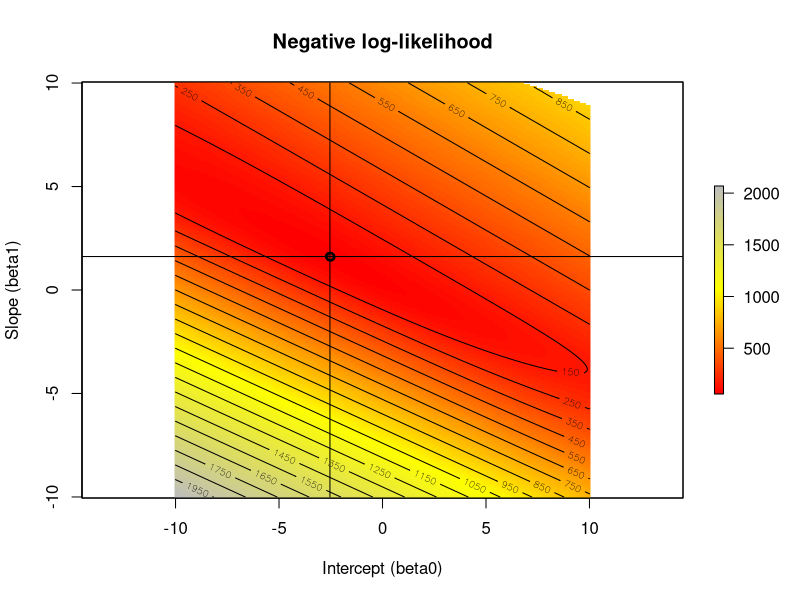

This chart was generated by the following R code: (Note: this script raises an error after producing the figure.)
## Chapter 2 Kery
## WHAT ARE HIERARCHICAL MODELS AND HOW DO WE ANALYZE THEM?

## **********************************************************
## 2.1 Introduction
## **********************************************************

## Hierarchical model <- set of models that are conditionally related.

## Probability distribution of one random variable depends on the other random 
## variable. Models contain one component for the observations and one or more 
## components that describe the variables or outcomes of ecological process.

## **********************************************************
## 2.2 Random Variables, Probability Density Functions, Statistical Models, Probability, and Statistical Inference
## **********************************************************

## random variables <- variables for which possible values are governed by
## probability distributions.

## Two types of probability distributions:
## probability density function(pdf) for continuous variables
## probability mass function (pmf) for discrete variables
## They depend on one or more quatities called parameters

## Example of a PMf (counts of observed peregrine falcons)
## y = {0,1,2,3,4,5}, N = 5, p = 0.2
## Probability that we detect a falcon 0-5 times
dbinom(0:5, size = 5, prob = 0.2)

## Example of a PDF (height of adult males)
## mean = 190 cm, standard dev = 10 cm
##Proportion of the population shorter than 200cm
pnorm(200, mean = 190, sd = 10)
# Expected proportion of males with height between 180-200
pnorm(200, mean = 190, sd = 10)- pnorm(180, mean = 190, sd = 10)

## Statistical model <- observed response is treated as a random variable with
## an assume probability distribution (pdf) and this response can be predicted in
## average but there is variability that is often caused by other variables(covariates). 

## Joint probability distribution

## Probability of simultaneously observing all unique combinations of Y and X. 
## Written as [Y = y, X = x]
## Example: 
## Sets up the observations
Y <- 0:5 #Possible values of Y (# surveys with peregrine sightings)
X <- 0:5 #Possible values of X (# fledged young)
p <- plogis(-1.2 + 2*X) # p as function of X
round(p, 2)
# Joint distribution [Y, X]
lambda <- 0.4
joint <- matrix(NA, length(Y), length(X))
rownames(joint) <- paste("y=", Y, sep="")
colnames(joint) <- paste("x=", X, sep="")
for(i in 1:length(Y)) {
  joint[,i] <- dbinom(Y, 5, p[i]) * dpois(X[i], lambda)
}
round(joint, 3)

## Marginal probability distribution

## For a variable Y its distribution averaged over all possible values of X. 
## If X is discrete we do the averaging, if X is continuous we integrate over 
## the range of X
## Example:
margX <- colSums(joint)
round(margX, 4)

margY <- rowSums(joint)
round(margY, 4)

## Conditional probability distribution
## Explicit description of the relationship between one random variables and another.
## Example:
YgivenX <- joint / matrix(margX, nrow(joint), ncol(joint), byrow=TRUE)
round(YgivenX, 2)

## **********************************************************
## 2.3 Hierarchical Models (HMs)
## **********************************************************


## Occupancy model for species distributions
## See page 11
## N-mixture models- used for animal abundance
## See page 12

## **********************************************************
## 2.4 Classical Inference Based on Likelihood
## **********************************************************

## "Statistical inference for any system is based on the conceptual view that data we observe (or may
## potentially observe) are outcomes of random variables having a distribution with parameters that we
## would like to learn about from data."

## Example:
# Simulate a covariate called vegHt for 100 sites
set.seed(2014) # Set seed so we all get the same values of vegHt
M <- 100 # Number of sites surveyed
vegHt <- runif(M, 1, 3) # uniform from 1 to 3

# Suppose that occupancy probability increases with vegHt
# The relationship is described by an intercept of -3 and
# a slope parameter of 2 on the logit scale
beta0 <- -3
beta1 <- 2
psi <- plogis(beta0 + beta1*vegHt) # apply inverse logit
# Now we go to 100 sites and observe presence or absence
z <- rbinom(M, 1, psi)

# Definition of negative log-likelihood.
negLogLike <- function(beta, y, x) {
  beta0 <- beta[1]
  beta1 <- beta[2]
  psi <- plogis(beta0 + beta1*x)
  likelihood <- psi^y * (1-psi)^(1-y) # same as next line:
  # likelihood <- dbinom(y, 1, psi)
  return(-sum(log(likelihood)))
}
# Look at (negative) log-likelihood for 2 parameter sets
negLogLike(c(0,0), y=z, x=vegHt)
negLogLike(c(-3,2), y=z, x=vegHt) # Lower is better!
# Let's minimize it formally by function minimisation
starting.values <- c(beta0=0, beta1=0)
opt.out <- optim(starting.values, negLogLike, y=z, x=vegHt, hessian=TRUE)
(mles <- opt.out$par) # MLEs are pretty close to truth

# Alternative 1: Brute-force grid search for MLEs
mat <- as.matrix(expand.grid(seq(-10,10,0.1), seq(-10,10,0.1)))
# above: Can vary resolution (e.g., from 0.1 to 0.01)
nll <- array(NA, dim = nrow(mat))
for (i in 1:nrow(mat)){
  nll[i] <- negLogLike(mat[i,], y = z, x = vegHt)
}
which(nll == min(nll))
mat[which(nll == min(nll)),]
# Produce a likelihood surface, shown in Fig. 2-2.
library(raster)
r <- rasterFromXYZ(data.frame(x = mat[,1], y = mat[,2], z = nll))
mapPalette <- colorRampPalette(rev(c("grey", "yellow", "red")))

plot(r, col = mapPalette(100), main = "Negative log-likelihood",
     xlab = "Intercept (beta0)", ylab = "Slope (beta1)")
contour(r, add = TRUE, levels = seq(50, 2000, 100))
# Alternative 2: Use canned R function glm as a shortcut
(fm <- glm(z ~ vegHt, family = binomial)$coef)
# Add 3 sets of MLEs into plot
# 1. Add MLE from function minimisation
points(mles[1], mles[2], pch = 1, lwd = 2)
abline(mles[2],0) # Put a line through the Slope value
lines(c(mles[1],mles[1]),c(-10,10))
# 2. Add MLE from grid search
points(mat[which(nll == min(nll)),1], mat[which(nll == min(nll)),2],
       pch = 1, lwd = 2)
# 3. Add MLE from glm function
points(fm[1], fm[2], pch = 1, lwd = 2)

Vc <- solve(opt.out$hessian) # Get variance-covariance matrix
ASE <- sqrt(diag(Vc)) # Extract asymptotic SEs
print(ASE)
# Compare to SEs reported by glm() function (output thinned)
summary(glm(z ~ vegHt, family = binomial))


## Bootstrapping
nboot<-1000 #Obtain1000bootstrapsamples
boot.out<-matrix(NA,nrow=nboot,ncol=3)
dimnames(boot.out)<-list(NULL,c("beta0","beta1","psi.bar"))
for(i in 1:1000){
  #Simulatedata
  psi<-plogis(mles[1]+mles[2]*vegHt)
  z<-rbinom(M,1,psi)
  #Fitmodel
  tmp<-optim(mles,negLogLike,y=z,x=vegHt,hessian=TRUE)$par
  psi.mean<-plogis(tmp[1]+tmp[2]*mean(vegHt))
  boot.out[i,]<-c(tmp,psi.mean)
}
SE.boot<-sqrt(apply(boot.out,2,var)) #GetbootstrapSE
names(SE.boot)<-c("beta0","beta1","psi.bar")
apply(boot.out,2,quantile,c(0.025,0.975))

SE.boot

## Discrete Random effects
set.seed(2014)
M <- 100
vegHt <- runif(M, 1, 3)
# number of sites
# uniform from 1 to 3
psi <- plogis(beta0 + beta1 * vegHt) # occupancy probability
z <- rbinom(M, 1, psi)
p <- 0.6
J <- 3
y <-rbinom(M, J, p*z)
# Define negative log-likelihood.
# realised presence/absence
# detection probability
# sample each site 3 times
# observed detection frequency
negLogLikeocc <- function(beta, y, x, J) {
  beta0 <- beta[1]
  beta1 <- beta[2]
  p <- plogis(beta[3])
  psi <- plogis(beta0 + beta1*x)
  marg.likelihood <- dbinom(y, J, p)*psi + ifelse(y==0,1,0)*(1-psi)
  return(-sum(log(marg.likelihood)))
}
starting.values <- c(beta0=0, beta1=0,logitp=0)
(opt.out <- optim(starting.values, negLogLikeocc, y=y, x=vegHt,J=J,
                  hessian=TRUE))
## To optain standard errors
sqrt(diag(solve(opt.out$hessian)))

## Continuous Latent Variable (random effect)
marg <- rep(NA, J+1)
for(j in 0:J){
  marg[j+1] <- integrate(
    function(x){
      dbinom(j, J, plogis(x)) * dnorm(x, mu, sigma)},
    lower=-Inf,upper=Inf)$value
  }

#nx[encounter frequencies, number inds. encountered 1, 2, ..., 14 times
nx <- c(34, 16, 10, 4, 2, 2, 0, 0, 0, 0, 0, 0, 0, 0)
nind <- sum(nx)
# Number of individuals observed
J <- 14
# Number of sample occasions
# Model Mh likelihood
Mhlik <- function(parms){
  mu <- parms[1]
  sigma <- exp(parms[2])
  # n0 = number of UNobserved individuals: N = nind + n0
  n0 <- exp(parms[3])
  # Compute the marginal probabilities for each possible value j[0,..,14
  marg <- rep(NA,J+1)
  }
  
# The negative log likelihood involves combinatorial terms computed
# using lgamma()-1*(lgamma(n0 + nind + 1)- lgamma(n0 + 1) + sum(c(n0, nx) * log(marg)))

(tmp <- nlm(Mhlik, c(-1, 0, log(10)), hessian=TRUE))

(SE <- sqrt( (exp(tmp$estimate[3])^2)* diag(solve(tmp$hessian))[3] ) )

## **********************************************************
## 2.5 Bayesian Inference
## **********************************************************

## In Bayesian inference, we use probability directly to characterize
## uncertainty about parameters whereas in classical inference probability is used to characterize operating
## properties of statistical procedures.

## Bayesian inference is characterized by two features: 
## 1) posterior inference
## 2) regarding all parameters as realizations of random variables

## Bayes rule 
## [z|y] = [y|z][z]\[y]
## posterior = likelihood*prior/marginalization

## [z|y] = conditional probability distribution of z given y (the probability of z being true given y)
## [y|z] = conditional probability distribution of y given z (the probability of y being true given z)
## [z] = marginal distribution of z (the probability of z being true)
## [y] = marginal distribution of y (the probability of y being true)

## we can think of this as a way of updating our prior knowledge about an unknown
## quantity (expressed by [z]) with information obtained from the data ([y|z]).

## for example, in occupancy modeling terms:
## Pr(present|not detected) = Pr(not detected|present)*Pr(present) \ Pr(not detected)
## the probability a species is present given the absense of detection (the posterior)
## equals the probability that a species is not detected given being present (the likelihood)
## multiplied by the probability that a species is present (the prior)
## divided by the probability that a species is not detected (marginalization)

## another example in our modeling context:
## [model|data] = [data|model][model] \ [data]

## Regarding choosing priors:
## majority of time, chosen to express a lack of specific information to 'let the data speak'
## however can be chosen based on information from a comparable previous study, i.e. sequentially across years
## informative priors can be useful if you have a parameter that is technically undefinable
## according to Kery: we generally recommend the use of priors that are meant to reflect a lack of information

## TODO QUESTION: For our lab's modeling approach, what type of priors do we typically use?

## **********************************************************
## 2.6 Basic Markov Chain Monte Carlo (MCMC)
## **********************************************************

## a class of methods for drawing random samples (i.e., simulating) from the target posterior distribution (or any distribution for that matter).

## any particular MCMC algorithm needs to run for some number of iterations before the
## Markov chain “converges” to the target posterior distribution. Samples from this early, transitional
## period, called the “burn-in” or “warm-up,” are discarded and not used in characterizing posterior
## summaries.

## 2.6.2 ILLUSTRATION: USING MH FOR A BINOMIAL MODEL
# Simulate data
set.seed(2016)
y <- rbinom(2, size=10, p = 0.5)
# Define the joint distribution ([ likelihood) which we will maximize
jointdis <- function(data, J, p){
  prod(dbinom(data, size=J, p=p))
}
# Posterior is proportional to likelihood times prior
posterior <- function(p, data, J, a, b){
  prod(dbinom(data, size=J, p=p)) * dbeta(p, a, b)
}

# Do 100,000 MCMC iterations using Metropolis algorithm
# Assume vague prior which is beta(1,1) [ Unif(0,1)
mcmc.iters <- 100000
out <- rep(NA, mcmc.iters)

# Starting value
p <- 0.2
# Begin the MCMC loop
for(i in 1:mcmc.iters){
  # Use a uniform candidate generator (not efficient)
  p.cand <- runif(1, 0, 1)
  # Alternative: random walk proposal
  # p.cand <- rnorm(1, p, 0.05) # Need to reject if > 1 or < 0
  # if(p.cand < 0 | p.cand > 1 ) next
  r <- posterior(p=p.cand, y, J=10, a=1, b=1) / posterior(p=p, y, J=10, a=1, b=1)
  # Generate a uniform r.v. and compare with "r", this imposes the
  # correct probability of acceptance
  if(runif(1) < r)
    p <- p.cand
  # Save the current value of p
  out[i] <- p
}

mean(out)

sd(out)

quantile(out, c(0.025, 0.975))

# Evaluate likelihood for a grid of values of p
p.grid <- seq(0.1, 0.9, , 200)
likelihood <- rep(NA, 200)
for(i in 1:200){
  likelihood[i] <- jointdis(y, J=10, p=p.grid[i])
}

par(mfrow=c(2,1), mar = c(5,5,3,2))
plot(p.grid, likelihood, xlab="", ylab="Likelihood", xlim=c(0,1), ty = "l", main =
       "Likelihood function")
p.hat <- p.grid[likelihood == max(likelihood)]
abline(v = p.hat)
text(p.hat, 0.005, paste("MLE = ", round(p.hat, 3), sep= ""))
plot(density(out), xlim=c(0,1), main = "Posterior distribution", xlab = "p",
     ylab = "Posterior")
p.mean <- mean(out)
abline(v = p.mean)
text(p.mean, 0.5, paste("Post. mean = ", round(p.mean, 3),sep=" "))

## 2.6.3 METROPOLIS ALGORITHM FOR MULTIPARAMETER MODELS

log.posterior <- function(beta0, beta1, z, vegHt){
  # Note: "z" and "vegHt" must be input
  loglike <- -1 * negLogLike(c(beta0, beta1), z, vegHt)
  logprior <- dnorm(c(beta0, beta1), 0, 10, log=TRUE)
  return(loglike + logprior[1] + logprior[2])
}

niter <- 50000
out <- matrix(NA, niter, 2, dimnames = list(NULL, c("beta0", "beta1")))
# Initialize parameters
beta0 <- rnorm(1)
beta1 <- rnorm(1)
# Current value of the log(posterior)
logpost.curr <- log.posterior(beta0, beta1, z, vegHt)
# Run MCMC algorithm
for(i in 1:niter){
  if(i %% 1000 == 0) # report progress
    cat("iter", i, "yn")
  # Update intercept (beta0)
  # Propose candidate values of beta
  # If the proposal was not symmetric, would be Metrop-*Hastings*
  beta0.cand <- rnorm(1, beta0, 0.3) # 0.3 is tuning parameter
  # Evaluate the log(posterior)
  logpost.cand <- log.posterior(beta0.cand, beta1, z, vegHt)
  # Compute Metropolis acceptance probability, r
  r <- exp(logpost.cand - logpost.curr)
  # Keep candidate if it meets criterion (u < r)
  if(runif(1) < r){
    beta0 <- beta0.cand
    logpost.curr <- logpost.cand
  }
  # Update slope (beta1)
  beta1.cand <- rnorm(1, beta1, 0.3) # 0.3 is tuning parameter
  # Evaluate the log(posterior)
  logpost.cand <- log.posterior(beta0, beta1.cand, z, vegHt)
  # Compute Metropolis acceptance probability
  r <- exp(logpost.cand - logpost.curr)
  # Keep candidate if it meets criterion (u < r)
  if(runif(1) < r){
    beta1 <- beta1.cand
    logpost.curr <- logpost.cand
  }
  out[i,] <- c(beta0, beta1) # Save samples for iteration
}
# Plot
layout(rbind(c(1,1),
             c(2,2),
             c(3,4)), respect = T) # <- play with these settings
par(oma=c(0,0,0,0),mar=c(5,4,1,1))
plot(out[,1], type="l", xlab="Iteration", ylab="beta0")
plot(out[,2], type="l", xlab="Iteration", ylab="beta1")
plot(density(out[,1]), xlab="beta0", main="")
plot(density(out[,2]), xlab="beta1", main="")

## 2.6.7 BAYESIAN ANALYSIS OF HMs
psi <- plogis(-3 + 2*vegHt) # occupancy probability
z <- rbinom(M, 1, psi) # realised presence/absence
p <- 0.6 # detection probability
J <- 3 # sample each site 3 times
y <-rbinom(M, J, p*z) # observed detection frequency
# Number of MCMC iterations to to
niter <- 50000
# Matrix to hold the simulated values
out <- matrix(NA, niter, 3, dimnames = list(NULL, c("beta0", "beta1", "p")))
# Initialize parameters, likelihood, and priors
starting.values <- c(beta0=0, beta1=0)
beta0 <- starting.values[1]
beta1 <- starting.values[2]
z <-ifelse(y>0, 1, 0)
p <- 0.2

# NOTE: using logistic reg. likelihood function here (defined previously)
loglike <- -1*negLogLike(c(beta0, beta1), z, vegHt)
logprior <- dnorm(c(beta0, beta1), 0, 10, log=TRUE)
# Run MCMC algorithm
for(i in 1:niter) {
  if(i %% 1000 ==0 ) # report progress
    cat("iter", i, "yn")
  # PART 1 of algorithm -- same as before
  # Update intercept (beta0)
  # propose candidate values of beta
  beta0.cand <- rnorm(1, beta0, 0.3) # 0.3 is tuning parameter
  # evaluate likelihood and priors for candidates
  loglike.cand <- -1*negLogLike(c(beta0.cand, beta1), z, vegHt)
  logprior.cand <- dnorm(beta0.cand, 0, 10, log=TRUE)
  # Compute Metropolis acceptance probability (r)
  r <- exp((loglike.cand+logprior.cand) - (loglike + logprior[1]))
  # Keep candidate if it meets the criterion
  if(runif(1) < r){
    beta0 <- beta0.cand
    loglike <- loglike.cand
    logprior[1] <- logprior.cand
  }
  # Update slope (beta1)
  beta1.cand <- rnorm(1, beta1, 0.3) # 0.3 is tuning parameter
  # evaluate likelihood and priors for candidates
  loglike.cand <- -1*negLogLike(c(beta0,beta1.cand), z, vegHt)
  logprior.cand <- dnorm(beta1.cand, 0, 10, log=TRUE)
  # Compute Metropolis acceptance probability r
  r <- exp((loglike.cand+logprior.cand) - (loglike + logprior[2]))
  # Keep the candidates if they meet the criterion
  if(runif(1) < r) {
    beta1 <- beta1.cand
    loglike <- loglike.cand
    logprior[2] <- logprior.cand
  }
  # Part 2 of the algorithm
  # update z. Note we only need to update z if y=0.
  # The full conditional has known form
  psi <- plogis(beta0 + beta1 * vegHt)
  psi.cond <- dbinom(0,J,p) * psi /(dbinom(0, J, p) * psi + (1-psi))
  z[y==0] <- rbinom(sum(y==0), 1, psi.cond[y==0])
  loglike <- -1 * negLogLike(c(beta0, beta1), z, vegHt)
  
  # Part 3: update p
  ## The commented code will update p using Metropolis
  ## loglike.p <- sum(log(dbinom(y[z==1],J,p)))
  ## p.cand <- runif(1, 0, 1)
  ## loglike.p.cand <- sum(log(dbinom(y[z==1], J, p.cand)))
  ## if(runif(1) < exp(loglike.p.cand-loglike.p))
  ## p <- p.cand
  ## This bit draws p directly from its full conditional
  p <- rbeta(1, 1+ sum(y), sum(z)*J +1 - sum(y) )
  # Save MCMC samples
  out[i,] <- c(beta0,beta1,p)
}
# Plot bivariate representation of joint posterior
pairs(out)
# Trace/history plots for each parameter (Fig. 2.8)
op <- par(mfrow=c(2,1))
plot(out[,1], type="l", xlab="Iteration", ylab="beta0")
abline(h = mean(out[,1]), col = "blue", lwd = 2)
abline(h = -3, col = "red", lwd = 2)
plot(out[,2], type="l", xlab="Iteration", ylab="beta1")
abline(h = mean(out[,2]), col = "blue", lwd = 2)
abline(h = 2, col = "red", lwd = 2)


## **********************************************************
## 2.7 Model Selection and Averaging
## **********************************************************

## after choosing a class of models and figuring out how to fit them, next problem is choosing
## among several or many different models within the class, or combining the estimates from several
## different models (“model averaging”)

## 1. Model selection by AIC

## maximizes “short-term predictive success”; i.e., it can
## be expected to select models that would best predict a similar data set as the one at hand

## Models with small values of AIC are preferred

## In applications that involve model selection based on AIC, it is typical to
## order models by AIC and produce AIC weights, which are exponentiated differences between the
## AIC value (or AICc value) for a model and that of the best model.

## Strengths:
## automatic whenever we can compute the marginal likelihood, and it produces weights that can be 
## used directly for model-averaging predictions or parameters that have a consistent interpretation
## across models

## Weaknesses:
## not always clear what the effective sample size n should be in the calculation of AICc: i.e., is 
## it the number of sites (most relevant for selecting structure for the occupancy part of the 
## model) or the total number of samples (sites * replicates; most relevant for the detection part 
## of the model).

## 2. Model selection by DIC (deviance information criterion)

## Bayesian metric for model selection, analogous to AIC (in its application), called the deviance 
## information criterion (DIC)

## The DIC is widely used although its use has been called into question by several authors.

## 3. Bayesian model averaging with indicator variables 
## especially useful for producing model-averaged
## predictions of latent variables because the MCMC output for a variable represents a posterior
## sample from all possible models in the set defined by combinations of the w variables



## **********************************************************
## 2.8 Assessment of Model Fit
## **********************************************************

## We define “fit” as follows: Do our data resemble, in some precisely defined manner, realizations 
## from the model?

## if we simulate data under the model in question, are simulated realizations consistent with 
## (“similar to”) the data set that we actually have?

## In classical inference, we will almost always use parametric bootstrapping, in which we simulate 
## data sets using the MLE of the model parameters and then fit the model to each simulated data set.
## For each simulated data set and fit we compute the value of a fit statistic and compare the value
## of the fit statistic for observed data with the distribution of that computed from the simulated 
## data sets (this is called the “bootstrap distribution”).

## In Bayesian analysis, we adopt the Bayesian p-value approach that has a similar feel to the 
## bootstrap, in the sense that we compare the values of a fit statistic for simulated data sets 
## with that computed for the data set at hand.

## To evaluate GoF in Bayesian analyses, we will typically use the Bayesian p-value as a summary of 
## a posterior predictive check

## Bayesian p-value is simply the posterior probability Pr(T(ynew) > T(y)), which should be close
## to 0.5 for a good modeldone that fits in the sense that the observed data set is consistent with realizations
## simulated under the model being fitted to the observed data. In practice we judge “close to
## 0.5” as being “not too close to 0 or 1” which admittedly is somewhat subjective.


## 2.8.1 PARAMETRIC BOOTSTRAPPING EXAMPLE
sim.data <- function(beta0 = -3, beta1 = 2, p = 0.6, x=NULL){
  # Function allows input of covariate "x", or simulates new
  
  M <- 100
  if(is.null(x))
    vegHt <- runif(M, 1, 3) # uniform from 1 to 3
  
  # Suppose that occupancy probability increases with vegHt
  # The relationship is described (default) by an intercept of -3 and
  #    a slope parameter of 2 on the logit scale
  # plogis is the inverse-logit (constrains us back to the [0-1] scale)
  psi <- plogis(beta0 + beta1*vegHt)
  
  # Now we simulated true presence/absence for 100 sites
  z <- rbinom(M, 1, psi)
  
  # Now generate observations
  J <- 3 # sample each site 3 times
  y <- rbinom(M,J,p*z)
  
  list(y=y, J=J, vegHt=vegHt)
}

# This is the negative log-likelihood based on the marginal distribution
# of y. It is the pmf of a zero-inflated binomial random variable.
#
negLogLikeocc <- function(beta, y, x, J) {
  beta0 <- beta[1]
  beta1 <- beta[2]
  p<- plogis(beta[3])
  psi <- plogis(beta0 + beta1*x)
  marg.likelihood <- dbinom(y, J, p) * psi + ifelse(y==0, 1, 0) * (1-psi)
  return(-sum(log(marg.likelihood)))
}

data <- sim.data()        # Generate a data set

# Let's minimize it
starting.values <- c(beta0=0, beta1=0, logitp=0)
opt.out <- optim(starting.values, negLogLikeocc, y=data$y, x=data$vegHt,
                 J=data$J, hessian=TRUE)
(mles <- opt.out$par)

# Make a table with estimates, SEs, and 95% CI
mle.table <- data.frame(Est=mles,
                        SE = sqrt(diag(solve(opt.out$hessian))))
mle.table$lower <- mle.table$Est - 1.96*mle.table$SE
mle.table$upper <- mle.table$Est + 1.96*mle.table$SE
mle.table


# Define a fit statistic
fitstat <- function(y, Ey){
  sum((sqrt(y) - sqrt(Ey)))
}
# Compute it for the observed data
# ~~~ 3 lines of code added to ensure we are using output from sim.data(), see Errata 2021-10-09
y <- data$y
J <- data$J
vegHt <- data$vegHt
T.obs <- fitstat(y, J*plogis(mles[1] + mles[2]*vegHt)*plogis(mles[3]))

# Get bootstrap distribution of fit statistic
T.boot <- rep(NA, 100)
for(i in 1:100){
  # Simulate a new data set and extract the elements. Note we use
  # the previously simulated "vegHt" covariate
  data <- sim.data(beta0=mles[1],beta1=mles[2],p=plogis(mles[3]),x=vegHt)
  # Next we fit the model
  starting.values <- c(0,0,0)
  opt.out <- optim(starting.values, negLogLikeocc, y=data$y, x= data$vegHt, J=data$J, hessian=TRUE)
  (parms <- opt.out$par)
  # Obtain the fit statistic
  T.boot[i]<- fitstat(y, J*plogis(parms[1] + parms[2]*vegHt)*plogis(parms[3]) )
}

(T.obs)

summary(T.boot)


## **********************************************************
## 2.9 Summary and Outlook
## **********************************************************




## **********************************************************
## Exercises
## **********************************************************

# 1. You should be able to apply Bayes’ rule to the peregrine falcon example earlier in this chapter to
# compute the distribution of X|Y. That is: how many fledged young are there, given that we have
# detected birds on 0, 1, 2, . , J visits?

## Bayes rule 
## [z|y] = [y|z][z]\[y]
## posterior = likelihood*prior/marginalization

## Pr(fledged_young|visits) = Pr(visits|fledged_young)*Pr(fledged_young) / Pr(visits)



# 2. For the bootstrap GoF analysis done on the occupancy model, we found that the model appears to
# fit the data well. Try fitting the wrong model; i.e., without the vegHt covariate, and see if the
# model fails the GoF test.


# 3. Where we talked about prior distributions and sensitivity we said “if we have a flat prior on
# logit(p) for some probability parameter p, this is very different from having a Uniform(0,1) prior
# on p.” Evaluate this by simulating data for different priors on logit(p) and then back-transforming
# the simulated values to see what the implied prior is for p. Find a normal prior for logit(p) that is
# approximately uniform on [0,1] for p.




# 4. Use a Metropolis or MH algorithm to simulate Normal(0,1) random variables if all you have
# access to is a uniform random number generator. Of course you also know the mathematical form
# for the normal pdf but you do not have a normal random number generator at hand. Verify that
# your simulated data have the required normal distribution by making a histogram and computing
# summary statistics.
